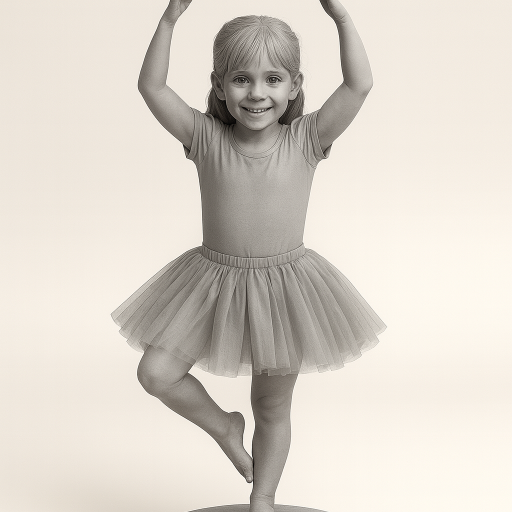
#> input picture site/figurki/baletnica-wizualizacja.png, 1024 x 1024 px (shown at 1/2 size)
$ python -i core.py   (imports and definitions only)
#> lines starting #> are read from the running program, lines starting #| are printed output that depends on the picture
"""Rdzeń photo-to-resin: zdjęcie -> mapa wysokości -> siatka 3D -> binarny STL.

Litofan działa na prostej zasadzie: im ciemniejszy piksel zdjęcia, tym grubsza
warstwa żywicy w tym miejscu. Podświetlona od tyłu płytka przepuszcza mniej
światła tam, gdzie jest grubsza, i obraz staje się widoczny.
"""

from __future__ import annotations

import struct
from dataclasses import dataclass
from pathlib import Path

import numpy as np
from PIL import Image, ImageFilter


@dataclass(frozen=True)
class LithophaneParams:
    """Parametry fizyczne litofanu (wymiary w milimetrach)."""

    width_mm: float = 80.0
    min_thickness_mm: float = 0.6
    max_thickness_mm: float = 2.8
    pixels_per_mm: float = 4.0
    frame_mm: float = 2.0
    gamma: float = 1.0
    blur_radius_px: float = 0.5
    invert: bool = True  # True = ciemny piksel -> gruba żywica (klasyczny litofan)

    def validate(self) -> None:
        if not 10 <= self.width_mm <= 300:
            raise ValueError("width_mm musi być w zakresie 10-300 mm")
        if self.min_thickness_mm < 0.2:
            raise ValueError("min_thickness_mm poniżej 0.2 mm będzie zbyt kruche")
        if self.max_thickness_mm <= self.min_thickness_mm:
            raise ValueError("max_thickness_mm musi być większe niż min_thickness_mm")
        if not 1 <= self.pixels_per_mm <= 12:
            raise ValueError("pixels_per_mm musi być w zakresie 1-12")
        if self.frame_mm < 0:
            raise ValueError("frame_mm nie może być ujemne")
        if self.gamma <= 0:
            raise ValueError("gamma musi być dodatnia")


def load_image(source: str | Path | Image.Image | np.ndarray) -> Image.Image:
    """Wczytuje obraz z pliku, obiektu PIL lub tablicy numpy jako 8-bit grayscale."""
    if isinstance(source, Image.Image):
        img = source
    elif isinstance(source, np.ndarray):
        arr = source
        if arr.dtype != np.uint8:
            arr = np.clip(arr, 0, 255).astype(np.uint8)
        img = Image.fromarray(arr)
    else:
        img = Image.open(source)
    return img.convert("L")


def image_to_heightmap(
    source: str | Path | Image.Image | np.ndarray,
    params: LithophaneParams = LithophaneParams(),
) -> tuple[np.ndarray, float]:
    """Zamienia obraz na mapę grubości w mm.

    Zwraca (heights, pixel_size_mm), gdzie heights[wiersz, kolumna] to grubość
    żywicy w danym punkcie, a pixel_size_mm to rozmiar jednego piksela siatki.
    """
    params.validate()
    img = load_image(source)

    px_size = 1.0 / params.pixels_per_mm
    target_w = max(2, round(params.width_mm * params.pixels_per_mm))
    target_h = max(2, round(target_w * img.height / img.width))
#> target_h = 320
    img = img.resize((target_w, target_h), Image.LANCZOS)
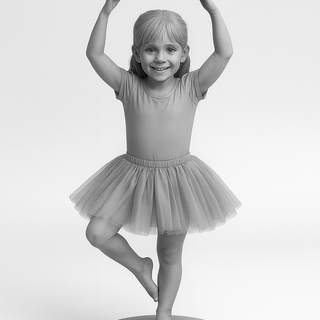
#> img: PIL image 320x320 L; min 5, max 255, mean 212.8

    if params.blur_radius_px > 0:
        img = img.filter(ImageFilter.GaussianBlur(params.blur_radius_px))

    values = np.asarray(img, dtype=np.float64) / 255.0
    values = values ** params.gamma
    if params.invert:
        values = 1.0 - values
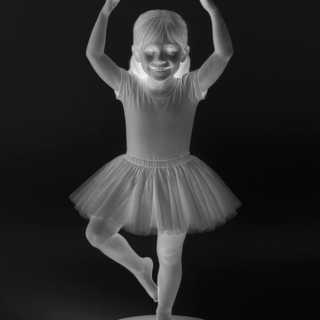
#> values: shape (320, 320) float64; min 0.0196, max 0.965, mean 0.166

    span = params.max_thickness_mm - params.min_thickness_mm
    heights = params.min_thickness_mm + values * span

    if params.frame_mm > 0:
        border = max(1, round(params.frame_mm * params.pixels_per_mm))
        framed = np.full(
            (heights.shape[0] + 2 * border, heights.shape[1] + 2 * border),
            params.max_thickness_mm,
        )
        framed[border:-border, border:-border] = heights
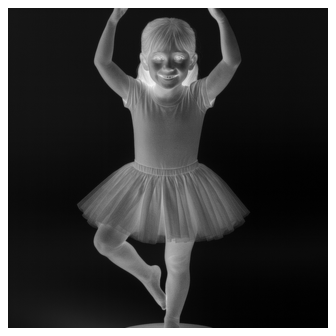
#> framed: shape (336, 336) float64; min 0.643, max 2.8, mean 1.13; drawn with min black and max white
        heights = framed

    return heights, px_size


# [90 lines left out: functions heightmap_to_triangles, write_binary_stl, photo_to_stl, not called in this run]

>>> import cv2
>>> picture = cv2.imread('../site/figurki/baletnica-wizualizacja.png', cv2.IMREAD_GRAYSCALE)
>>> result = image_to_heightmap(picture)
